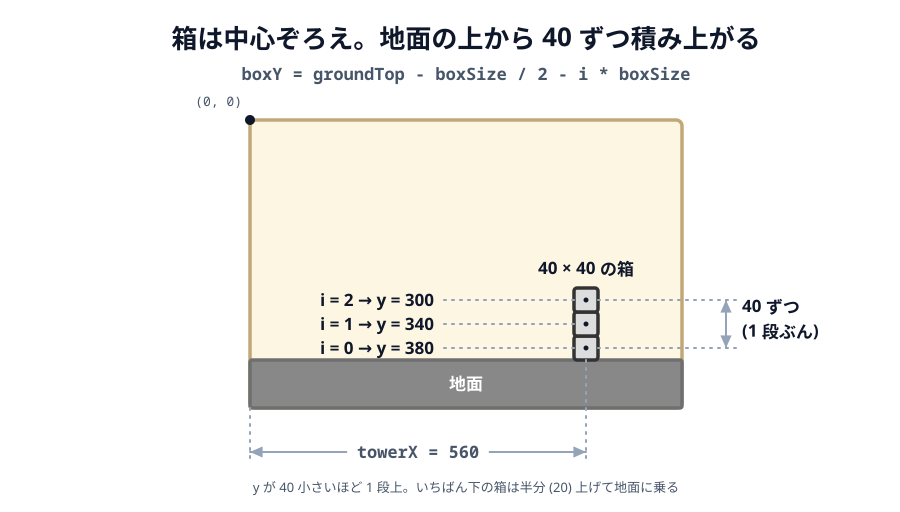

Source code (Python):
# 01-box-tower.svg
# スキーマ: VERTICALITY（y が小さいほど上）+ SCALE（40 ずつ積み上がる）
# boxY = groundTop - boxSize / 2 - i * boxSize が、どの高さを指すのかを見せる。
# 四角の絵は中心ぞろえなので、箱の中心に点を打って基準点が分かるようにする。

import sys
sys.path.insert(0, "/Users/seekseep/.claude/skills/genfig")
from genfig import Canvas, INK_SCALE, PALETTE

PALETTE["screen"] = {"bg": "#fdf6e3", "border": "#c2a878", "text": "#7c6636"}
PALETTE["ground"] = {"bg": "#888888", "border": "#6f6f6f", "text": "#ffffff"}
PALETTE["box"] = {"bg": "#dddddd", "border": "#333333", "text": "#333333"}

K = 0.6
SX, SY = 250.0, 120.0
SW, SH = 720 * K, 480 * K

GROUND_Y, BOX_SIZE, TOWER_X = 400, 40, 560


def px(gx):
    return SX + gx * K


def py(gy):
    return SY + gy * K


c = Canvas(900, 512)

c.text(466, 48, "箱は中心ぞろえ。地面の上から 40 ずつ積み上がる", scale="xl")
c.text(466, 80, "boxY = groundTop - boxSize / 2 - i * boxSize", scale="md",
       font="technical", fill=INK_SCALE["dark"])

c.sticky(SX, SY, SW, SH, color="screen", rx=6)
c.raw(f'<circle cx="{px(0)}" cy="{py(0)}" r="5" fill="{INK_SCALE["ink"]}"/>')
c.text(px(0) - 8, py(0) - 14, "(0, 0)", scale="sm", align="right",
       font="technical")

c.sticky(px(0), py(GROUND_Y), 720 * K, 80 * K, color="ground", rx=2)
c.text(px(360), py(440) + 6, "地面", scale="md", fill="#ffffff")

# --- 箱 3 つ。中心の y が 40 ずつ小さくなる ---
centers = []
for i in range(3):
    box_y = GROUND_Y - BOX_SIZE / 2 - i * BOX_SIZE
    box = c.sticky(px(TOWER_X - BOX_SIZE / 2), py(box_y - BOX_SIZE / 2),
                   BOX_SIZE * K, BOX_SIZE * K, color="box", rx=3)
    c.raw(f'<circle cx="{box.cx}" cy="{box.cy}" r="2.5" '
          f'fill="{INK_SCALE["ink"]}"/>')
    c.link((box.left, box.cy), (444, box.cy),
           dash="dotted", primary=False, head=False)
    c.text(434, box.cy + 6, f"i = {i} → y = {box_y:g}", scale="md",
           align="right", fill=INK_SCALE["ink"])
    centers.append(box.cy)

c.text(px(TOWER_X), py(GROUND_Y - 3 * BOX_SIZE) - 14, "40 × 40 の箱",
       scale="md", fill=INK_SCALE["ink"])

# --- 寸法線（画面の外へ出す）---
DIM_Y = py(480) + 44
DIM_X = px(720) + 44

for cy in (centers[0], centers[2]):
    c.link((px(TOWER_X + BOX_SIZE / 2), cy), (DIM_X + 10, cy),
           dash="dotted", primary=False, head=False)
c.link((DIM_X, centers[2]), (DIM_X, centers[0]), both=True, primary=False)
c.text(DIM_X + 16, centers[1] - 12, "40 ずつ\n(1 段ぶん)", scale="md",
       align="left", fill=INK_SCALE["ink"])

c.link((px(TOWER_X), py(GROUND_Y)), (px(TOWER_X), DIM_Y + 10),
       dash="dotted", primary=False, head=False)
c.link((px(0), py(480)), (px(0), DIM_Y + 10),
       dash="dotted", primary=False, head=False)
c.link((px(0), DIM_Y), (px(TOWER_X), DIM_Y), both=True, primary=False,
       label="towerX = 560", label_font="technical")

c.text(466, DIM_Y + 40,
       "y が 40 小さいほど 1 段上。いちばん下の箱は半分 (20) 上げて地面に乗る",
       scale="sm")

c.save("01-box-tower.svg")
